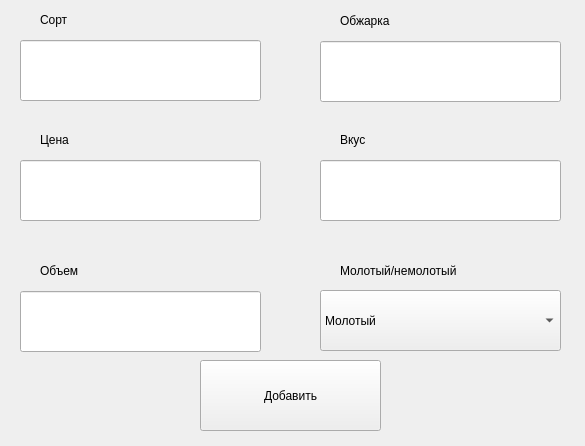
<?xml version="1.0" encoding="UTF-8"?>
<ui version="4.0">
 <class>Form</class>
 <widget class="QWidget" name="Form">
  <property name="geometry">
   <rect>
    <x>0</x>
    <y>0</y>
    <width>585</width>
    <height>446</height>
   </rect>
  </property>
  <property name="windowTitle">
   <string>Form</string>
  </property>
  <widget class="QLineEdit" name="lineEdit">
   <property name="geometry">
    <rect>
     <x>20</x>
     <y>40</y>
     <width>241</width>
     <height>61</height>
    </rect>
   </property>
  </widget>
  <widget class="QLabel" name="label">
   <property name="geometry">
    <rect>
     <x>40</x>
     <y>9</y>
     <width>201</width>
     <height>21</height>
    </rect>
   </property>
   <property name="text">
    <string>Сорт</string>
   </property>
  </widget>
  <widget class="QLineEdit" name="lineEdit_2">
   <property name="geometry">
    <rect>
     <x>320</x>
     <y>41</y>
     <width>241</width>
     <height>61</height>
    </rect>
   </property>
   <property name="text">
    <string/>
   </property>
  </widget>
  <widget class="QLabel" name="label_2">
   <property name="geometry">
    <rect>
     <x>340</x>
     <y>10</y>
     <width>201</width>
     <height>21</height>
    </rect>
   </property>
   <property name="text">
    <string>Обжарка</string>
   </property>
  </widget>
  <widget class="QLabel" name="label_3">
   <property name="geometry">
    <rect>
     <x>340</x>
     <y>129</y>
     <width>201</width>
     <height>21</height>
    </rect>
   </property>
   <property name="text">
    <string>Вкус</string>
   </property>
  </widget>
  <widget class="QLineEdit" name="lineEdit_3">
   <property name="geometry">
    <rect>
     <x>320</x>
     <y>160</y>
     <width>241</width>
     <height>61</height>
    </rect>
   </property>
   <property name="text">
    <string/>
   </property>
  </widget>
  <widget class="QLabel" name="label_4">
   <property name="geometry">
    <rect>
     <x>40</x>
     <y>129</y>
     <width>201</width>
     <height>21</height>
    </rect>
   </property>
   <property name="text">
    <string>Цена</string>
   </property>
  </widget>
  <widget class="QLineEdit" name="lineEdit_4">
   <property name="geometry">
    <rect>
     <x>20</x>
     <y>160</y>
     <width>241</width>
     <height>61</height>
    </rect>
   </property>
   <property name="text">
    <string/>
   </property>
  </widget>
  <widget class="QLabel" name="label_5">
   <property name="geometry">
    <rect>
     <x>40</x>
     <y>260</y>
     <width>201</width>
     <height>21</height>
    </rect>
   </property>
   <property name="text">
    <string>Объем</string>
   </property>
  </widget>
  <widget class="QLineEdit" name="lineEdit_5">
   <property name="geometry">
    <rect>
     <x>20</x>
     <y>291</y>
     <width>241</width>
     <height>61</height>
    </rect>
   </property>
   <property name="text">
    <string/>
   </property>
  </widget>
  <widget class="QLabel" name="label_6">
   <property name="geometry">
    <rect>
     <x>340</x>
     <y>260</y>
     <width>201</width>
     <height>21</height>
    </rect>
   </property>
   <property name="text">
    <string>Молотый/немолотый</string>
   </property>
  </widget>
  <widget class="QComboBox" name="comboBox">
   <property name="geometry">
    <rect>
     <x>320</x>
     <y>290</y>
     <width>241</width>
     <height>61</height>
    </rect>
   </property>
   <item>
    <property name="text">
     <string>Молотый</string>
    </property>
   </item>
   <item>
    <property name="text">
     <string>Немолотый</string>
    </property>
   </item>
  </widget>
  <widget class="QPushButton" name="pushButton">
   <property name="geometry">
    <rect>
     <x>200</x>
     <y>360</y>
     <width>181</width>
     <height>71</height>
    </rect>
   </property>
   <property name="text">
    <string>Добавить</string>
   </property>
  </widget>
 </widget>
 <resources/>
 <connections/>
</ui>
